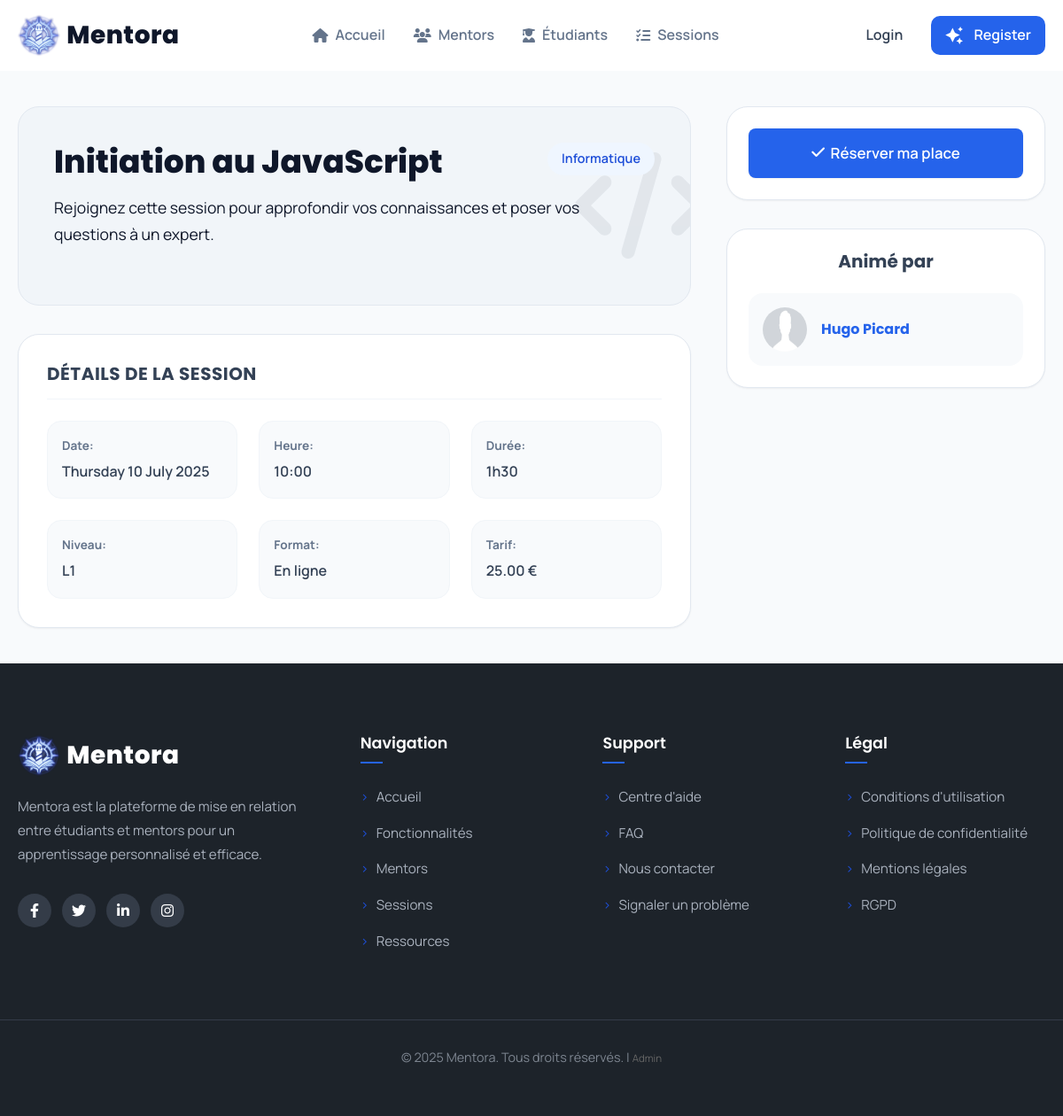
The app's page /session_details.php?id=14 with its own data.
### tables this page shows
CREATE TABLE Session (
    idSession INT AUTO_INCREMENT PRIMARY KEY,
    titreSession VARCHAR(150) NOT NULL,
    descriptionSession TEXT,
    sujet VARCHAR(100),
    dateSession DATE NOT NULL,
    heureSession TIME NOT NULL,
    statutSession ENUM('en_attente', 'validee', 'annulee', 'terminee', 'disponible') NOT NULL,
    lienReunion VARCHAR(255),
    typeSession ENUM('en_ligne', 'presentiel') DEFAULT 'en_ligne',
    tarifSession DECIMAL(10, 2) DEFAULT 0.00,
    duree_minutes INT,
    niveau VARCHAR(50),
    idEtudiantDemandeur INT,
    idMentorAnimateur INT,
    FOREIGN KEY (idEtudiantDemandeur) REFERENCES Etudiant(idEtudiant) ON DELETE SET NULL,
    FOREIGN KEY (idMentorAnimateur) REFERENCES Mentor(idMentor) ON DELETE SET NULL,
    INDEX idx_mentor_date (idMentorAnimateur, dateSession)
);

CREATE TABLE Utilisateur (
    idUtilisateur INT AUTO_INCREMENT PRIMARY KEY,
    nomUtilisateur VARCHAR(50) NOT NULL,
    prenomUtilisateur VARCHAR(50) NOT NULL,
    emailUtilisateur VARCHAR(200) NOT NULL UNIQUE,
    motDePasse VARCHAR(255) NOT NULL,
    role ENUM('etudiant', 'mentor') NOT NULL,
    ville VARCHAR(100),
    photoUrl VARCHAR(255) DEFAULT 'default_avatar.png',
    verified BOOLEAN NOT NULL DEFAULT FALSE,
    INDEX idx_email (emailUtilisateur)
);

### config/helpers.php (called while the page is built, shortened)
<?php
function get_profile_image_path($photoUrl) {
    $server_path_to_uploads = __DIR__ . '/../assets/uploads/';
    $default_web_path = '../assets/images/default_avatar.png';
    return $default_web_path;
}
?>

### public/session_details.php (the view, shortened to what this page needs)
<?php
require '../config/config.php';
require '../config/helpers.php';
$is_admin = isset($_SESSION['admin']) && $_SESSION['admin']['role'] === 'admin' && isset($_GET['admin']);
$sessionId = (int)$_GET['id'];
$stmt = $pdo->prepare("
    SELECT s.*, m.idMentor, u.prenomUtilisateur AS mentor_prenom, u.nomUtilisateur AS mentor_nom, u.photoUrl AS mentor_photo
    FROM Session s
    JOIN Mentor m ON s.idMentorAnimateur = m.idMentor
    JOIN Utilisateur u ON m.idUtilisateur = u.idUtilisateur
    WHERE s.idSession = :session_id");
$stmt->execute([':session_id' => $sessionId]);
$session = $stmt->fetch(PDO::FETCH_ASSOC);
function formatDuration($m) { return ($m < 60) ? $m . 'min' : floor($m / 60) . 'h' . str_pad($m % 60, 2, '0', STR_PAD_LEFT); }
function getSessionStyleClass($subject) {
    $subject = str_replace(['é', 'è', 'ê', 'à', 'ç', 'ô', 'î', 'û', ' ', '/'], ['e', 'e', 'e', 'a', 'c', 'o', 'i', 'u', '-', '-'], $subject);
    $slug = strtolower(preg_replace('/[^a-zA-Z0-9-]+/', '', $subject));
    return 'session-card--' . trim($slug, '-');
}
require_once '../includes/header.php';
?>
<link rel="stylesheet" href="../assets/css/profile.css?v=<?php echo time(); ?>">
<main class="profile-page-main">
    <div class="container">
        <div class="profile-container">
            <div class="profile-main-content">
                <div class="session-page-header <?= getSessionStyleClass($session['sujet']) ?>">
                    <div class="session-header-icon"></div>
                    <span class="tag"><?= htmlspecialchars($session['sujet']) ?></span>
                    <h1><?= htmlspecialchars($session['titreSession']) ?></h1>
                    <p class="lead">Rejoignez cette session pour approfondir vos connaissances et poser vos questions à un expert.</p>
                </div>
                <div class="content-card">
                    <h2>Détails de la session</h2>
                    <div class="session-details-grid">
                        <div class="detail-item"><strong>Date:</strong> <span><?= date('l j F Y', strtotime($session['dateSession'])) ?></span></div>
                        <div class="detail-item"><strong>Heure:</strong> <span><?= date('H:i', strtotime($session['heureSession'])) ?></span></div>
                        <div class="detail-item"><strong>Durée:</strong> <span><?= formatDuration($session['duree_minutes']) ?></span></div>
                        <div class="detail-item"><strong>Niveau:</strong> <span><?= htmlspecialchars($session['niveau'] ?? 'Non spécifié') ?></span></div>
                        <div class="detail-item"><strong>Format:</strong> <span><?= $session['typeSession'] === 'en_ligne' ? 'En ligne' : 'Présentiel' ?></span></div>
                        <div class="detail-item"><strong>Tarif:</strong> <span><?= ($session['tarifSession'] > 0) ? number_format($session['tarifSession'], 2) . ' €' : 'Gratuit' ?></span></div>
                    </div>
                </div>
            </div>
            <aside class="profile-sidebar">
                <?php if ($is_admin): ?>
                <div class="sidebar-card">
                    <h2>Actions Administrateur</h2>
                    <a href="admin_dashboard.php" class="btn btn-secondary" style="margin-bottom: 0.5rem;">
                        <i class="fas fa-arrow-left"></i> Retour au tableau de bord
                    </a>
                    <button class="btn btn-danger" onclick="deleteSession(<?= $session['idSession'] ?>)" style="width: 100%;">
                        <i class="fas fa-trash"></i> Supprimer la session
                    </button>
                </div>
                <?php else: ?>
                <div class="sidebar-card">
                     <a href="register_for_session.php?id=<?= $session['idSession'] ?>" class="btn btn-primary"><i class="fas fa-check"></i>  Réserver ma place</a>
                </div>
                <?php endif; ?>
                 <div class="sidebar-card">
                    <h2>Animé par</h2>
                    <a href="mentor_profile.php?id=<?= $session['idMentor'] ?>" class="session-mentor-card">
                        <img src="<?= get_profile_image_path($session['mentor_photo']) ?>" alt="Photo de <?= htmlspecialchars($session['mentor_prenom']) ?>">
                        <div>
                            <h3><?= htmlspecialchars($session['mentor_prenom'] . ' ' . $session['mentor_nom']) ?></h3>
                        </div>
                    </a>
                </div>
            </aside>
        </div>
    </div>
</main>
<?php require_once '../includes/footer.php'; ?>

### assets/css/index.css (style rules this page uses)
:root { --primary-blue: #2563eb; --primary-blue-dark: #1d4ed8; --accent-yellow: #f59e0b; --accent-yellow-dark: #d97706; --slate-900: #0f172a; --slate-700: #334155; --slate-500: #64748b; --slate-200: #e2e8f0; --slate-100: #f1f5f9; --slate-50: #f8fafc; --white: #ffffff; --success: #10b981; --success-light: #ecfdf5; --danger: #ef4444; --shadow-sm: 0 1px 2px 0 rgb(0 0 0 / 0.05); --shadow-md: 0 4px 6px -1px rgb(0 0 0 / 0.1), 0 2px 4px -2px rgb(0 0 0 / 0.1); --shadow-lg: 0 10px 15px -3px rgb(0 0 0 / 0.1), 0 4px 6px -4px rgb(0 0 0 / 0.1); --shadow-xl: 0 20px 25px -5px rgb(0 0 0 / 0.1), 0 8px 10px -6px rgb(0 0 0 / 0.1); --border-radius-sm: 8px; --border-radius-md: 16px; --border-radius-lg: 24px; --transition: all 0.3s cubic-bezier(0.4, 0, 0.2, 1); --space-xs: 0.5rem; --space-sm: 1rem; --space-md: 1.5rem; --space-lg: 2rem; --space-xl: 3rem; --space-2xl: 4rem; --container-width: 1240px; --container-padding: 1.25rem; }
* { margin: 0; padding: 0; box-sizing: border-box; }
html { scroll-behavior: smooth; font-size: 16px; }
body { font-family: 'Manrope', sans-serif; background-color: var(--white); color: var(--slate-700); line-height: 1.7; -webkit-font-smoothing: antialiased; -moz-osx-font-smoothing: grayscale; overflow-x: hidden; }
h1, h2, h3, h4, h5, h6 { font-family: 'Poppins', sans-serif; color: var(--slate-900); font-weight: 700; line-height: 1.2; margin-bottom: 1rem; }
p { margin-bottom: 1.5rem; }
a { color: var(--primary-blue); text-decoration: none; transition: var(--transition); }
img { max-width: 100%; height: auto; display: block; }
main { flex: 1 0 auto; }
.container { width: 100%; max-width: var(--container-width); margin: 0 auto; padding: 0 var(--container-padding); }
.btn { display: inline-flex; align-items: center; justify-content: center; padding: 0.75rem 1.5rem; border-radius: var(--border-radius-sm); font-weight: 600; font-size: 1rem; text-align: center; cursor: pointer; transition: var(--transition); border: none; text-decoration: none; }
.btn-primary { background-color: var(--primary-blue); color: var(--white); box-shadow: var(--shadow-sm); }
.session-header-icon { position: absolute; top: 50%; right: -7px; transform: translateY(-50%); width: auto; height: auto; border-radius: 0; background-color: transparent; display: flex; align-items: center; justify-content: center; z-index: 1; pointer-events: none; }
.session-header-icon::after { font-family: "Font Awesome 6 Free"; font-weight: 900; font-size: 72px; opacity: 0.12; color: currentColor; margin: 0; }
.session-card--informatique .session-header-icon::after { content: '\f121'; }

### records on screen
session: sujet "Informatique", titreSession "Initiation au JavaScript", dateSession "Thursday 10 July 2025", heureSession "10:00", duree_minutes "1h30", niveau "L1", tarifSession "25.00", utilisateur.prenomUtilisateur+nomUtilisateur "Hugo Picard"
